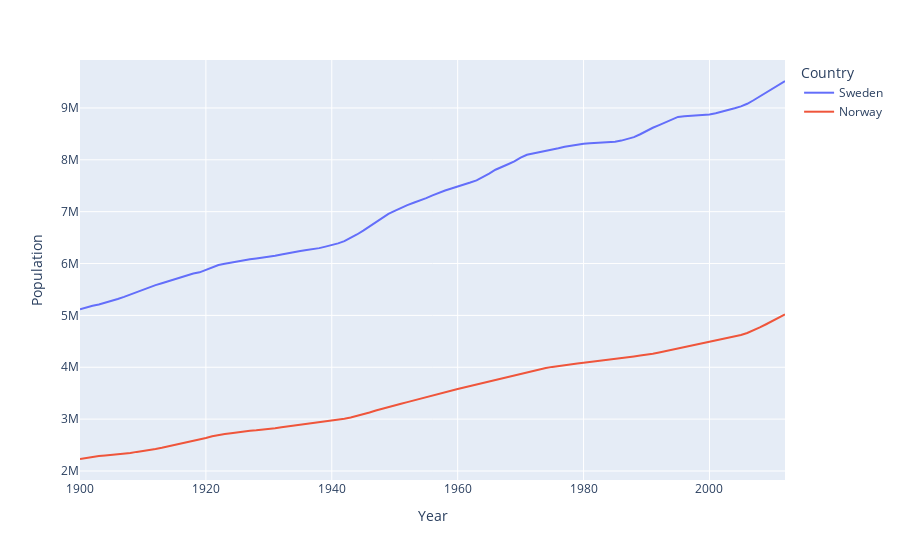

The cell this chart's notebook holds for it:
### Code cell
fig2 = px.line(df, x = "Year", y = "Population", color = "Country")
fig2.update_layout(hovermode = "x")
